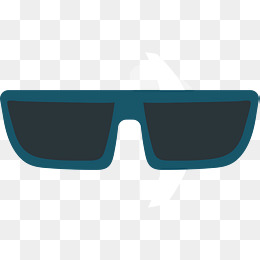
#> input picture CVtutor/resource/glass.jpeg, 260 x 260 px
$ python mask.py
#> lines starting #> are read from the running program, lines starting #| are printed output that depends on the picture; after the words box and inside, x2 and y2 are one past the last pixel; in counts of white or black regions, pixels touching at a corner belong together

import numpy as np
import cv2

face_detector = cv2.CascadeClassifier('./resource/haarcascade_frontalface_default.xml')
video = cv2.VideoCapture(1)#打开电脑上的摄像头
mask = cv2.imread('./resource/glass.jpeg')#读取文件，速度慢
#> mask is the input picture: shape (260, 260, 3); mean B, G, R 202.3, 199.7, 191.6


while True:
    flag,frame = video.read()
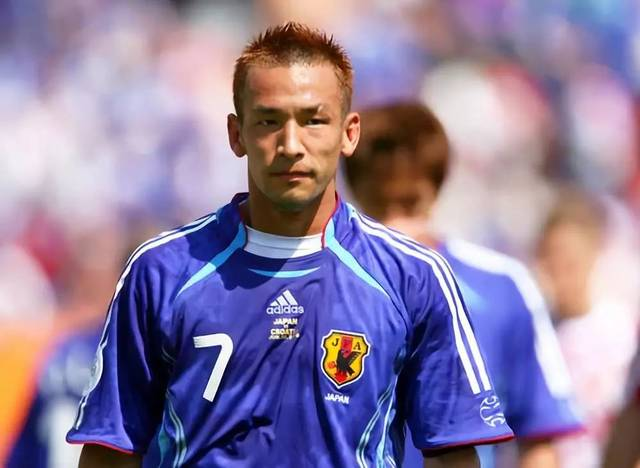
#> input picture CVtutor/resource/aa.jpeg, 640 x 468 px, given in place of the camera
#> frame is the input picture: shape (468, 640, 3); mean B, G, R 159.4, 127.5, 144
    if flag == False:
        break
    gray = cv2.cvtColor(frame,code = cv2.COLOR_BGR2GRAY)
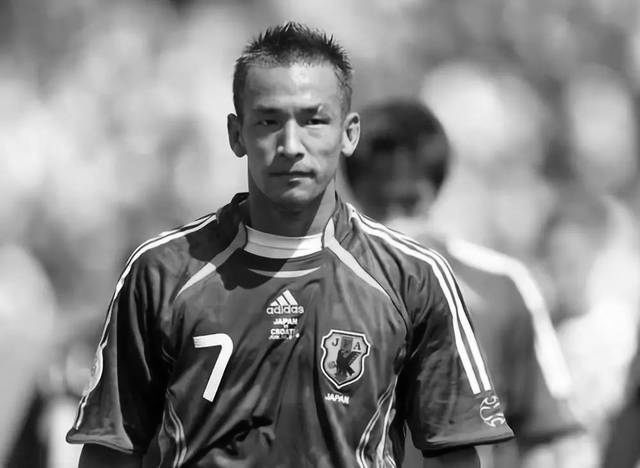
#> gray: shape (468, 640); min 0, max 255, mean 136.1
    face_zones = face_detector.detectMultiScale(gray)
#> face_zones = [[224, 69, 135, 135]]
    mask2 = mask.copy()#快
    for x,y,w,h in face_zones:
        mask2 = cv2.resize(mask2,(w,h))
       #frame[y:y+h,x:x+w] = mask2
        for i in range(h):#高度 y
             for j in range(w):#宽度 x
                b,g,r = mask2[i,j]
                if (b<180)&(g<180)&(r<180):
                    frame[y+i-10,x+j] = mask2[i,j]
#> this loop made 1 pass
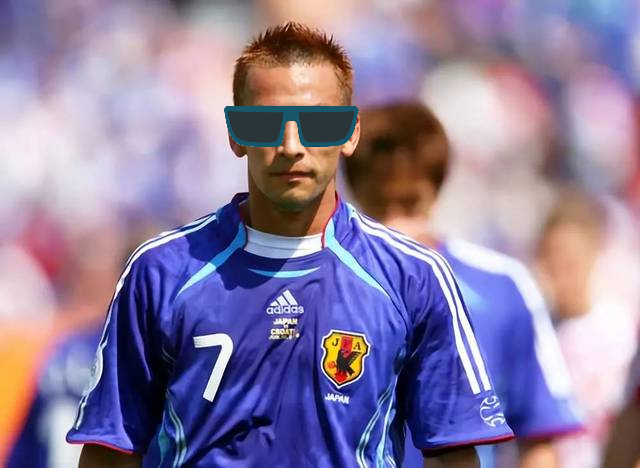
#> frame: shape (468, 640, 3); 1.57% of pixels changed, all inside (x1, y1, x2, y2) = (224, 106, 359, 147)
    cv2.imshow('ttnk',frame)
    key = cv2.waitKey(41)
#> (key q is pressed here)
    if key == ord('q'):#退出条件
        break
cv2.destroyAllWindows()
video.release()


# cv2.imshow("ING",mask)
# cv2.waitKey(0)
